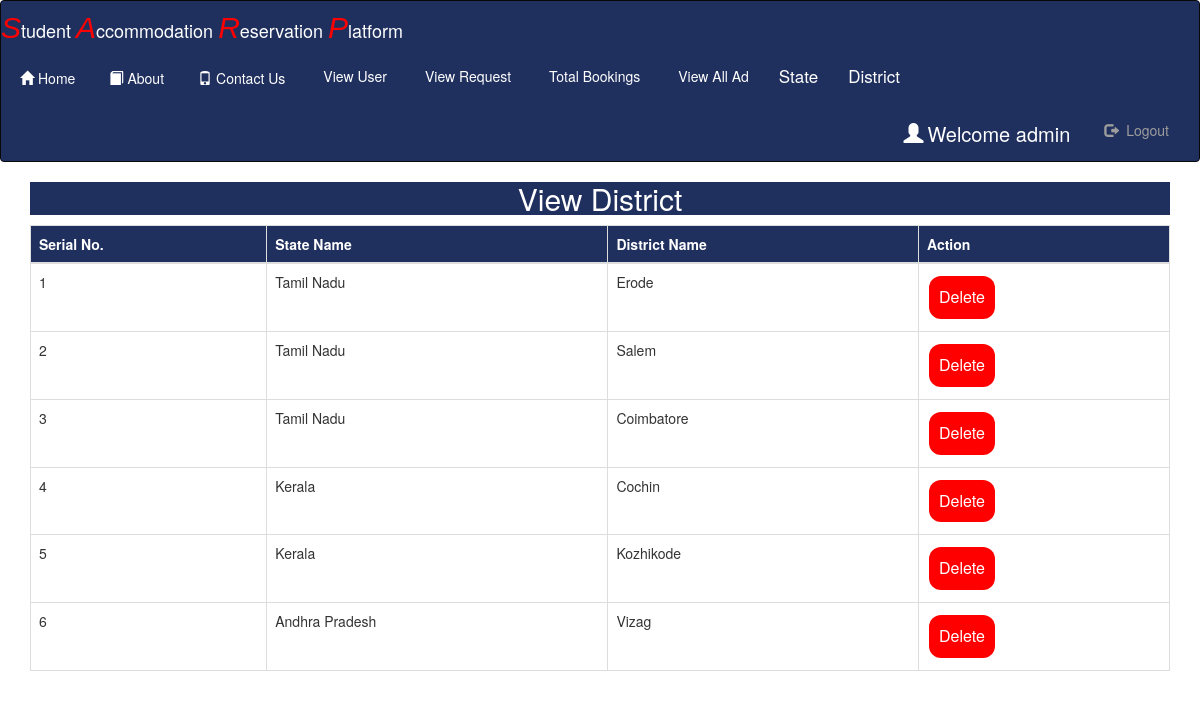
Page /view_dist (signed in) on the committed database.
### Room/models.py (models this page shows, shortened)
class District(models.Model):
    state=models.ForeignKey(State,on_delete=models.CASCADE,null=True)
    dist=models.CharField(max_length=100,null=True)

class State(models.Model):
    state=models.CharField(max_length=100,null=True)
    username=models.CharField(max_length=100,null=True)
    ownername=models.CharField(max_length=100,null=True)
    date=models.CharField(max_length=100,null=True)

### Room/views.py (the view)
# urls.py: path('view_dist', View_District,name='view_dist'),
def View_District(request):
    if not request.user.is_staff:
        return redirect('home')
    dist=District.objects.all()
    d={'dist':dist}
    return render(request,'view_dist.html',d)

### Room/templates/view_dist.html
{% extends 'navigation.html' %}
{% block body %}
<center><div class="container"><h2 style="color:white;background-color:#20305E;width=100%">View District</h2></div></center>
 <div class="container">
<table class="table table-bordered" width="100%" id="myTable">
  <thead>
  <tr>
    <th>Serial No.</th>
    <th>State Name</th>
    <th>District Name</th>
    <th>Action</th>
  </tr>
  </thead>
   <tbody>
    {% for i in dist %}
  <tr>
    <td>{{forloop.counter}}</td>
    <td>{{i.state.state}}</td>
    <td>{{i.dist}}</td>
      <td>
      <a href="{% url 'delete_dist' i.id %}"><button class="button button2">Delete</button></a></td>
  </tr>
    {% endfor %}
    </tbody>
</table>
 </div>
{% endblock %}

### Room/templates/navigation.html (shortened to what this page needs)
<!DOCTYPE html>
<html lang="en">
{% load static %}
<head>
  <link rel="stylesheet" href="https://maxcdn.bootstrapcdn.com/bootstrap/3.3.6/css/bootstrap.min.css">
    <link rel = stylesheet href = "https://cdn.datatables.net/1.10.20/css/jquery.dataTables.min.css">
</head>
<body>
<nav class="navbar navbar-inverse" style="padding:0px;margin:0px;background-color:#20305E;color:white">
  <div class="container-fluid" style="padding:0px;margin:0px">
    <div><class="navbar-header" style="margin-bottom:4px;margin-right:10px;">
      <a class="navbar-brand" href="#"><span style="font-size:30px;color:Red"><i style="font-family: 'Franklin Gothic Medium', 'Arial Narrow', Arial, sans-serif;">S</i></span><span style="font-size:18px;color:white">tudent </span>
        <span style="font-size:30px;color:Red"><i style="font-family: 'Franklin Gothic Medium', 'Arial Narrow', Arial, sans-serif;">A</i></span><span style="font-size:18px;color:white">ccommodation </span>
        <span style="font-size:30px;color:Red"><i style="font-family:'Franklin Gothic Medium', 'Arial Narrow', Arial, sans-serif">R</i></span><span style="font-size:18px;color:white">eservation</span>
        <span style="font-size:30px;color:Red"><i style="font-family:'Franklin Gothic Medium', 'Arial Narrow', Arial, sans-serif">P</i></span><span style="font-size:18px;color:white">latform</span></a>
    </div>
    <ul class="nav navbar-nav">
      <li><a href="{% url 'home' %}" style = "color : white" ><span class="glyphicon glyphicon-home" style="padding:4px"></span>Home</a></li>
        <li><a href="{% url 'about' %}" style = "color : white"><span class="glyphicon glyphicon-book" style="padding:4px"></span>About</a></li>
        <li><a href="{% url 'contact' %}" style = "color : white"><span class="glyphicon glyphicon-phone" style="padding:4px"></span>Contact Us</a></li>
      {% if not request.user.is_staff %}
      <li><a href="{% url 'search' %}" style = "color : white"><span class="glyphicon glyphicon-search" style="padding:4px"></span>Search House</a></li>
      {% if request.user.username %}
        <li><a href="{% url 'rent1' %}" style = "color : white"><span class="glyphicon glyphicon-plus" style="padding:4px"></span>Add HouseOnRent</a></li>
      <li><a href="{% url 'img' %}" style = "color : white"><span class="glyphicon glyphicon-View" style="padding:4px"></span>View My Ad</a></li>
    {% endif %}
        {% else %}
      <li><a href="{% url 'view_user' %}" style = "color : white"><span class="glyphicon glyphicon-View" style="padding:4px"></span>View User</a></li>
      <li><a href="{% url 'request' %}" style = "color : white"><span class="glyphicon glyphicon-View" style="padding:4px"></span>View Request</a></li>
      <li><a href="{% url 'bookings' %}" style = "color : white"><span class="glyphicon glyphicon-View" style="padding:4px"></span>Total Bookings</a></li>
      <li><a href="{% url 'alladd' %}" style = "color : white"><span class="glyphicon glyphicon-View" style="padding:4px"></span>View All Ad</a></li>
        <li class="nav-item dropdown">
      <a class="nav-link dropdown-toggle" href="#" id="navbardrop" data-toggle="dropdown" style="font-size:17px;color : white">
        State
      </a>
    </li>
       <li class="nav-item dropdown">
      <a class="nav-link dropdown-toggle" href="#" id="navbardrop" data-toggle="dropdown" style="font-size:17px;color : white ">
        District
      </a>
    </li>
        {% endif %}
    </ul>
    {% if request.user.username %}
    <ul class="nav navbar-nav navbar-right">
      <li><a href="{% url 'user_detail' %}" style="color:white;font-size:20px"> <span class="glyphicon glyphicon-user" style="padding:4px;"></span>Welcome  {{request.user.username}}</a></li>
      <li><a href="{% url 'logout' %}" style="margin-right:30px"><span class="glyphicon glyphicon-log-out" style="padding:4px;"></span> Logout</a></li>
    </ul>
    {% endif %}
  </div>
</nav>
{% block body %}
{% endblock %}
</body>
</html>

### Room/templates/navigation.html (style rules this page uses)
.button { background-color: orange; border: none; color: white; padding: 10px; text-align: center; text-decoration: none; display: inline-block; font-size: 16px; margin: 4px 2px; cursor: pointer; }
.button2 { background-color: red; border: none; color: white; padding: 10px; text-align: center; text-decoration: none; display: inline-block; font-size: 16px; margin: 4px 2px; cursor: pointer; }
.button2 { border-radius: 12px; }
th { background-color:#20305E; color:white; }

### rows in the picture
District: state.state "Tamil Nadu", dist "Erode"
District: state.state "Tamil Nadu", dist "Salem"
District: state.state "Tamil Nadu", dist "Coimbatore"
District: state.state "Kerala", dist "Cochin"
District: state.state "Kerala", dist "Kozhikode"
District: state.state "Andhra Pradesh", dist "Vizag"

### other values in the picture
{{ request.user.username }} "admin"
